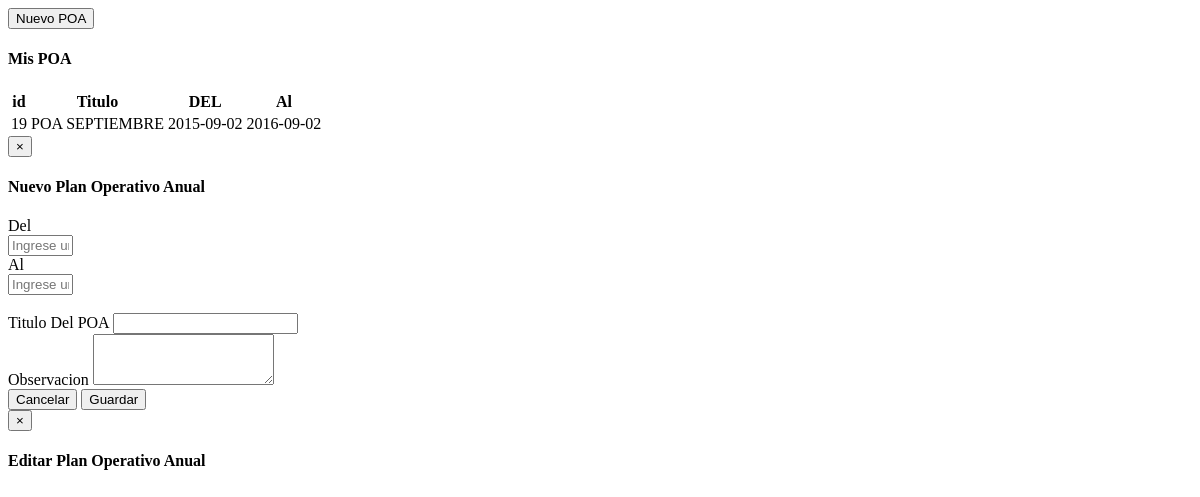
The page /pages/crearPOA.php on the database its author committed.
### tables this page shows
CREATE TABLE IF NOT EXISTS `poa` (
  `id_Poa` int(11) NOT NULL,
  `nombre` varchar(30) NOT NULL,
  `fecha_de_Inicio` date NOT NULL,
  `fecha_Fin` date NOT NULL,
  `descripcion` text NOT NULL
);

### Datos/cargarPOAs.php (the view, shortened to what this page needs)
<?php
include '../Datos/conexion.php';
$query = mysql_query("SELECT * FROM poa  ORDER BY fecha_Fin", $enlace);
?>
<!DOCTYPE html>
<html lang="en">
    <body>
        <div class="box-body table-responsive">
            <table id="tabla_prioridad" class='table table-bordered table-striped'>
                <thead>
                    <tr>
                        <th>id</th>
                        <th>Titulo</th>
                        <th>DEL</th>
                        <th>Al</th>
                        <th></th>
                    </tr>
                </thead>
                <tbody>
                    <?php
                    while ($row = mysql_fetch_array($query)) {
                        $id = $row['id_Poa'];
                        ?>
                        <tr>
                            <td><?php echo $row['id_Poa'] ?></td>
                            <td><div class="text" id="titulo-<?php echo $id ?>"><?php echo $row['nombre'] ?></div></td>
                            <td><div class="text" id="del-<?php echo $id ?>"><?php echo $row['fecha_de_Inicio'] ?></div></td>
                            <td><div class="text" id="al-<?php echo $id ?>"><?php echo $row['fecha_Fin'] ?></div></td>
                            <td><a class="ver btn btn-success  fa fa-arrow-right "></a>
                            </td>
                        </tr>
                        <?php
                    }
                    ?>
                </tbody>
            </table>
        </div>
    </body>
</html>

### rows shown on the page
poa: id_Poa "19", nombre "POA SEPTIEMBRE", fecha_de_Inicio "2015-09-02", fecha_Fin "2016-09-02"
